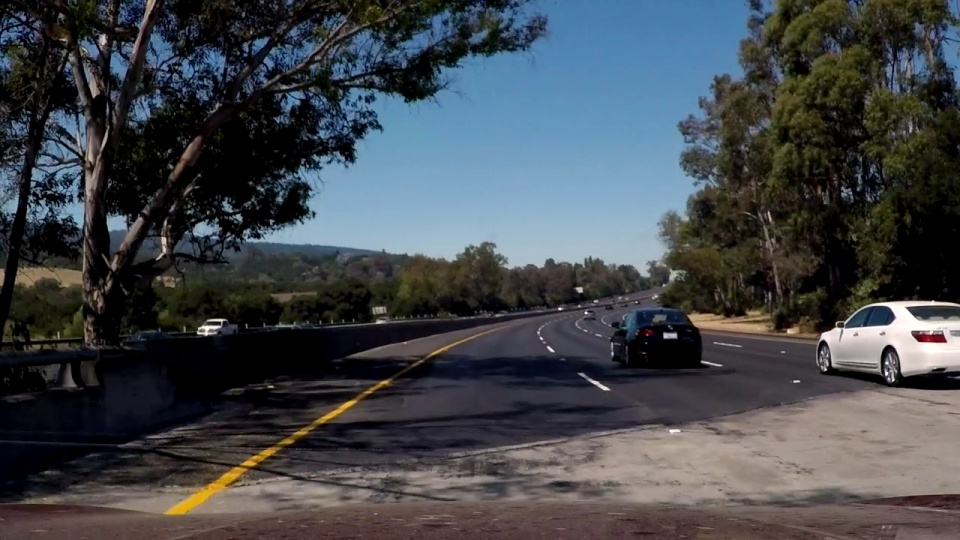
#> input picture slope_test.jpg, 960 x 540 px
$ python -i test_game.py   (imports and definitions only)
#> lines starting #> are read from the running program, lines starting #| are printed output that depends on the picture; after the words box and inside, x2 and y2 are one past the last pixel; in counts of white or black regions, pixels touching at a corner belong together
#> further down, picture is the input picture: shape (540, 960, 3); mean B, G, R 75.3, 70.7, 66.5

import cv2, time, sys, os
from PIL import ImageGrab
import numpy as np
from numpy import ones, vstack
from numpy.linalg import lstsq

from directkeys import PressKey, ReleaseKey, W, A, S, D
from statistics import mean


# 차선 표시 함수(초록색)
def draw_lines(img, lines, color=[0,255,255], thickness=3):
    try:
        # 차선의 최대 y값
        ys = []
        for i in lines:
            for ii in i:
                ys += [ii[1], ii[3]]

        # 차선의 최소 y값
        min_y = min(ys)
        # 차선의 최대값은 800X600해상도에서 600
        max_y = 600

        new_lines = []
        line_dict = {}

        for idx, i in enumerate(lines):
            for xyxy in i:

                x_coords = (xyxy[0], xyxy[2])
                y_coords = (xyxy[1], xyxy[3])

                A = vstack([x_coords, ones(len(x_coords))]).T
                m, b = lstsq(A, y_coords)[0]

                # 기울기계산
                x1 = (min_y - b) / m
                x2 = (max_y - b) / m

                # 기울기, 절편, 실제좌표값 저장배열
                line_dict[idx] = [m, b,[int(x1), min_y, int(x2), max_y]]

                new_lines.append([int(x1), min_y, int(x2), max_y])


        final_lanes = {}


        for idx in line_dict:
            final_lanes_copy = final_lanes.copy()
            m = line_dict[idx][0]
            b = line_dict[idx][1]
            line = line_dict[idx][2]

            if len(final_lanes) == 0:
                final_lanes[m] = [ [m,b,line] ]

            else:
                found_copy = False

                for other_ms in final_lanes_copy:
                    if not found_copy:
                        # 직선의 기울기들이 다르더라도 20%이내라면 같은 직선
                        # 보다 차이나면 다른직선
                        if abs(other_ms*1.15) > abs(m) > abs(other_ms*0.85):
                            if abs(final_lanes_copy[other_ms][0][1]*1.15) > abs(b) > abs(final_lanes_copy[other_ms][0][1]*0.85):
                                final_lanes[other_ms].append([m,b,line])
                                found_copy = True
                                break
                        else:
                            final_lanes[m] = [[m,b,line]]

        line_counter = {}

        for lanes in final_lanes:
            line_counter[lanes] = len(final_lanes[lanes])

        # 차선 후보들 중에서 두개 추려내기
        top_lanes = sorted(line_counter.items(), key=lambda item: item[1])[::-1][:2]

        lane1_id = top_lanes[0][0]
        lane2_id = top_lanes[1][0]

        # 기울기가 비슷한 직선들에서 x,y값을 평균내어 반환
        def average_lane(lane_data):
            x1s = []
            y1s = []
            x2s = []
            y2s = []

            for data in lane_data:
                x1s.append(data[2][0])
                y1s.append(data[2][1])
                x2s.append(data[2][2])
                y2s.append(data[2][3])

            return int(mean(x1s)), int(mean(y1s)), int(mean(x2s)), int(mean(y2s))


        # xy쌍 4개를 반환
        l1_x1, l1_y1, l1_x2, l1_y2 = average_lane(final_lanes[lane1_id])
        l2_x1, l2_y1, l2_x2, l2_y2 = average_lane(final_lanes[lane2_id])

        return [l1_x1, l1_y1, l1_x2, l1_y2], [l2_x1, l2_y1, l2_x2, l2_y2], lane1_id, lane2_id

    except Exception as e:
        print('1 : ' + str(e))


# 관심영역
def roi(img, vertices):
    mask = np.zeros_like(img)
    cv2.fillPoly(mask, vertices, 255)
    masked = cv2.bitwise_and(img, mask)
    return masked


# 영상처리
def process_img(image):
    original_image = image

    # 흑백
    processed_img = cv2.cvtColor(original_image, cv2.COLOR_BGR2GRAY)
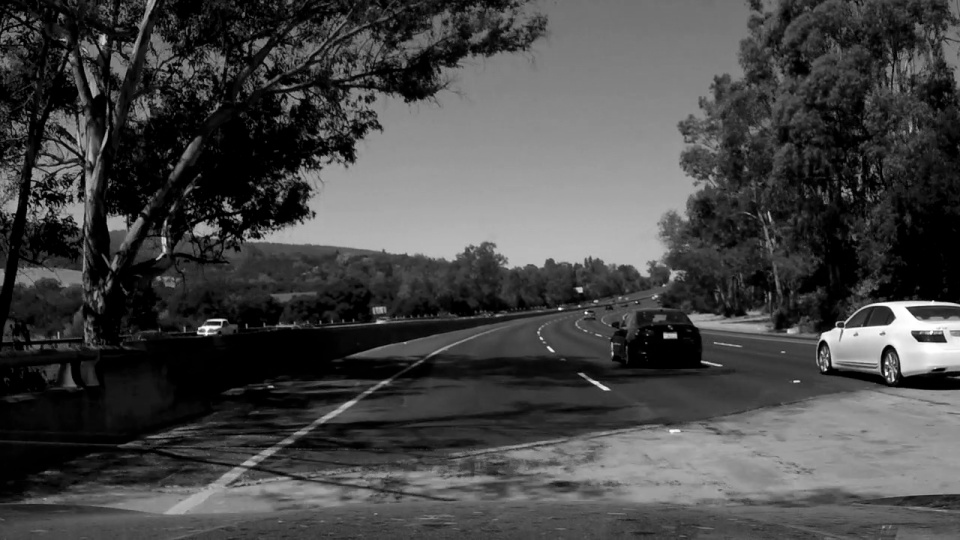
#> processed_img: shape (540, 960); min 0, max 255, mean 70
    # 윤곽선 추출
    processed_img = cv2.Canny(processed_img, threshold1=200, threshold2=300)
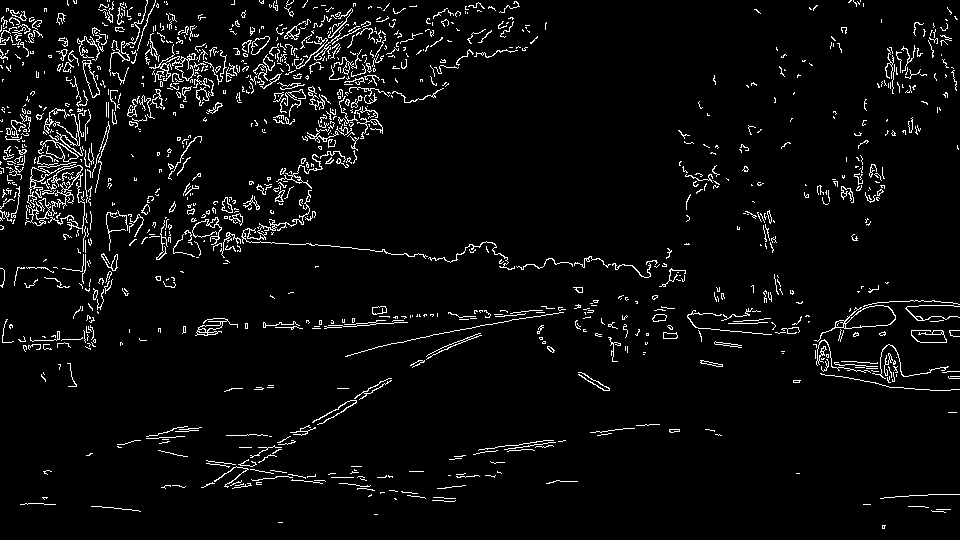
#> processed_img: shape (540, 960); 4.5% white in thin lines or dots
    processed_img = cv2.GaussianBlur(processed_img, (5,5), 0)
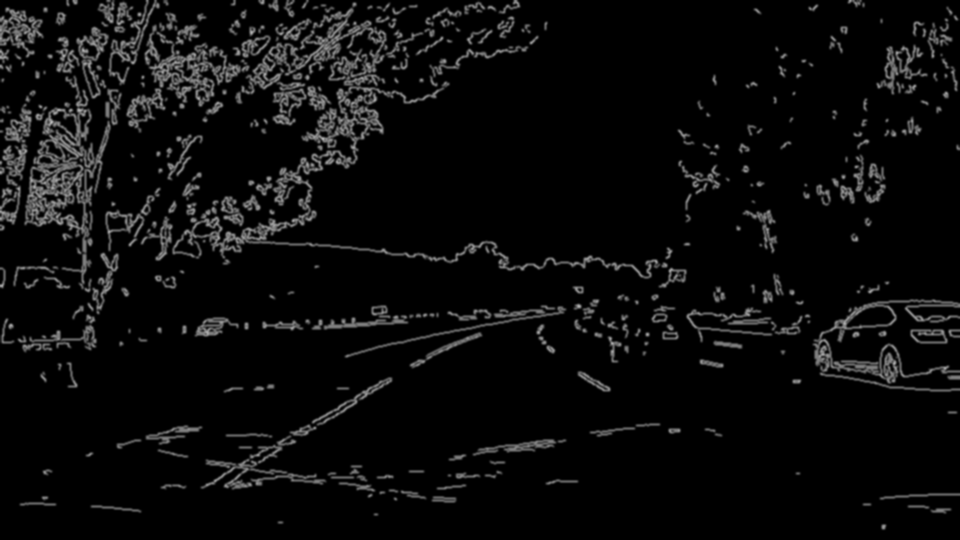
#> processed_img: shape (540, 960); min 0, max 184, mean 11.5
    #관심영역 자르기
    vertices =  np.array([[10,500], [10,300], [300,200],[500,200], [800,300], [800,500]], np.int32)
    processed_img = roi(processed_img, [vertices])
#> in roi, `cv2.fillPoly(mask, vertices, 255)`:
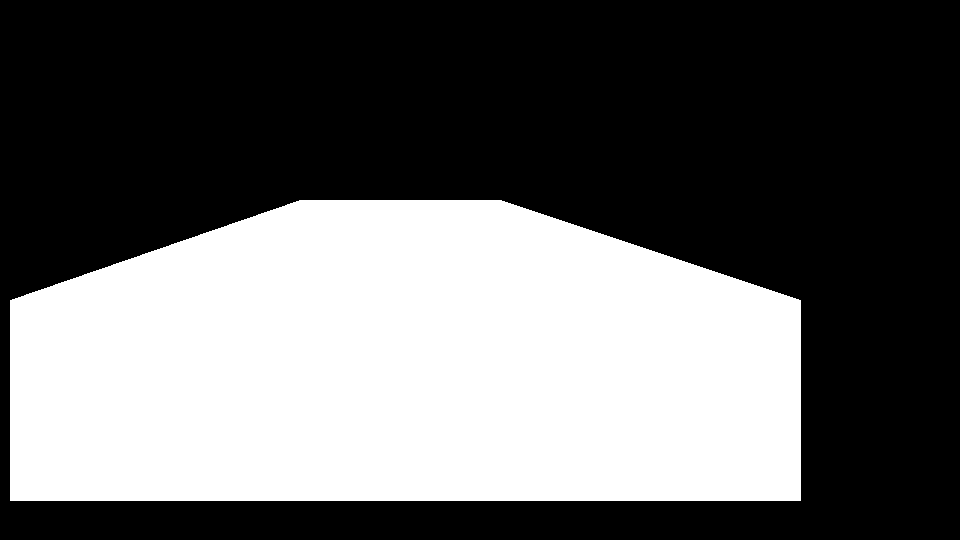
#> mask: shape (540, 960); 40.2% white; 1 white region, box (x1, y1, x2, y2) and area: (10, 200, 801, 501) 208491
#> in roi, `masked = cv2.bitwise_and(img, mask)`:
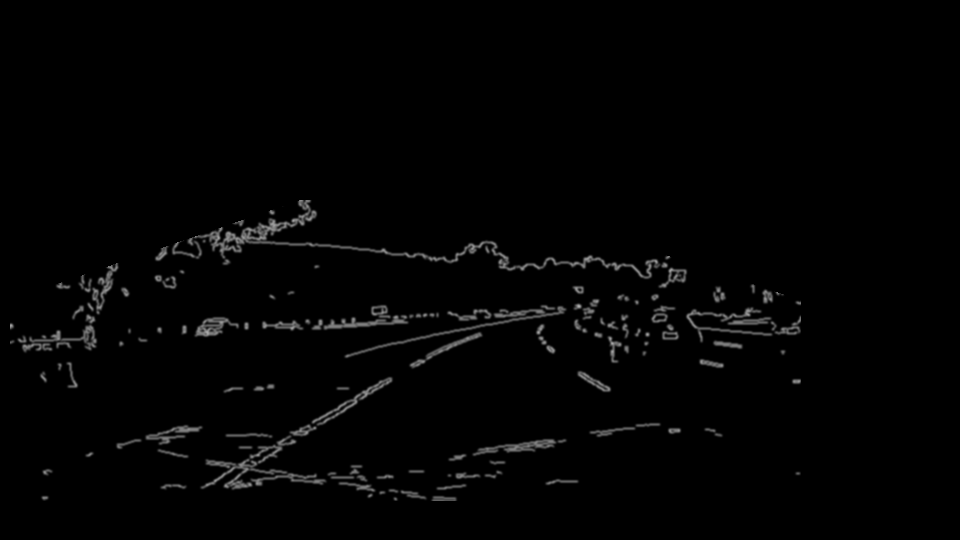
#> masked: shape (540, 960); min 0, max 172, mean 3.3

    lines = cv2.HoughLinesP(processed_img, 1,np.pi/180, 180,   5,      50)
#> lines = 49 rows, first 6: [21, 344, 97, 339], [10, 341, 97, 337], [312, 325, 387, 320], [374, 318, 439, 314], [449, 316, 546, 311], [472, 313, 567, 308]

    # 직선의 기울기 변수 초기화
    m1 = 0
    m2 = 0

    # 차선을 인식하고 얻은 직선의 방정식을 화면에 표시
    try:
        mm1=0
        mm2 =0
        for i in range(6):
            l1, l2, m1, m2 = draw_lines(original_image, lines)
            mm1 += m1
            mm2 += m2
#> this loop made 6 passes
#> (mm1, mm2) on passes 1 to 6: (-0.552, -0.146), (-1.1, -0.292), (-1.65, -0.437), (-2.21, -0.583), (-2.76, -0.729), (-3.31, -0.875)
#> after the loop, mm1 = -3.31; mm2 = -0.875

        m1 = mm1/6
        m2 = mm2/6

        cv2.line(original_image, (l1[0], l1[1]), (l1[2], l1[3]), [0,255,0], 30)
        cv2.line(original_image, (l2[0], l2[1]), (l2[2], l2[3]), [0,255,0], 30)
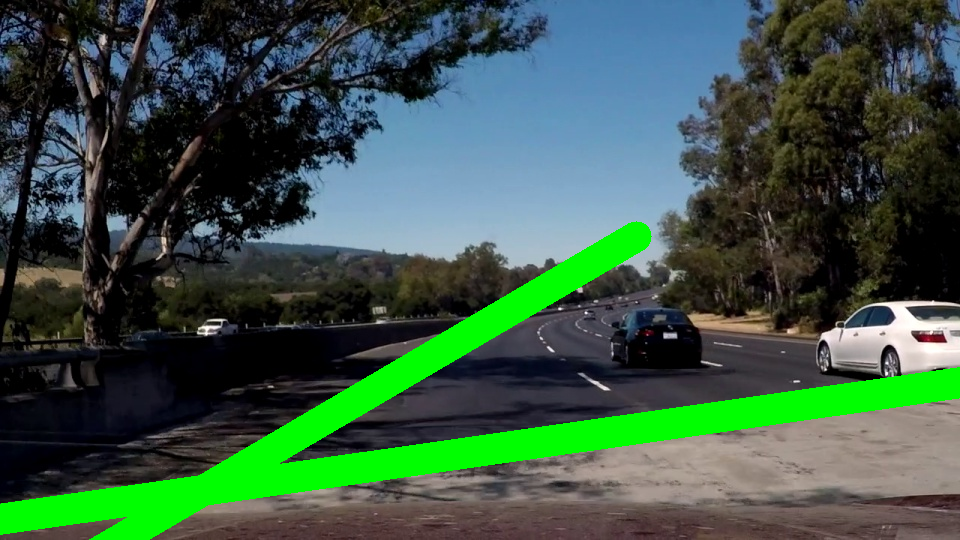
#> original_image: shape (540, 960, 3); mean B, G, R 68.5, 86.2, 58.4

    except Exception as e:
        print('2 : ' + str(e))
        pass

    # 화면에 표시할 선
    try:
        for coords in lines:
            coords = coords[0]
            try:
                cv2.line(processed_img, (coords[0], coords[1]), (coords[2], coords[3]), [255,0,0], 3)

            except Exception as e:
                print('3 : ' + str(e))
#> this loop made 49 passes
#> coords on passes 1 to 12: [21, 344, 97, 339], [10, 341, 97, 337], [312, 325, 387, 320], [374, 318, 439, 314], [449, 316, 546, 311], [472, 313, 567, 308], [483, 317, 565, 314], [310, 328, 395, 325], [310, 326, 409, 323], [374, 319, 439, 317], [371, 316, 439, 312], [195, 236, 322, 247]
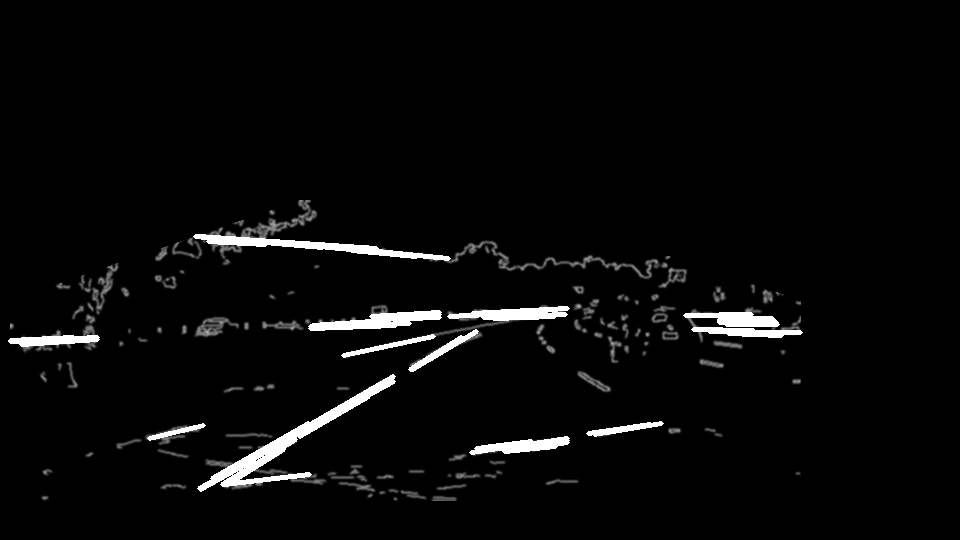
#> processed_img: shape (540, 960); 2.42% of pixels changed, all inside (x1, y1, x2, y2) = (8, 234, 803, 492)

    except Exception as e:
        pass


    return processed_img, original_image, m1, m2


# 전진키
def straight():
    PressKey(W)
    ReleaseKey(A)
    ReleaseKey(D)

# 좌회전키
def left():
    PressKey(A)
    ReleaseKey(W)
    ReleaseKey(D)
    ReleaseKey(A)

# 우회전키
def right():
    PressKey(D)
    ReleaseKey(A)
    ReleaseKey(W)
    ReleaseKey(D)


# AI의 실행까지 4초 대기
# [29 lines not run here, left out]

>>> import cv2
>>> picture = cv2.imread('slope_test.jpg')
>>> result = process_img(picture)
